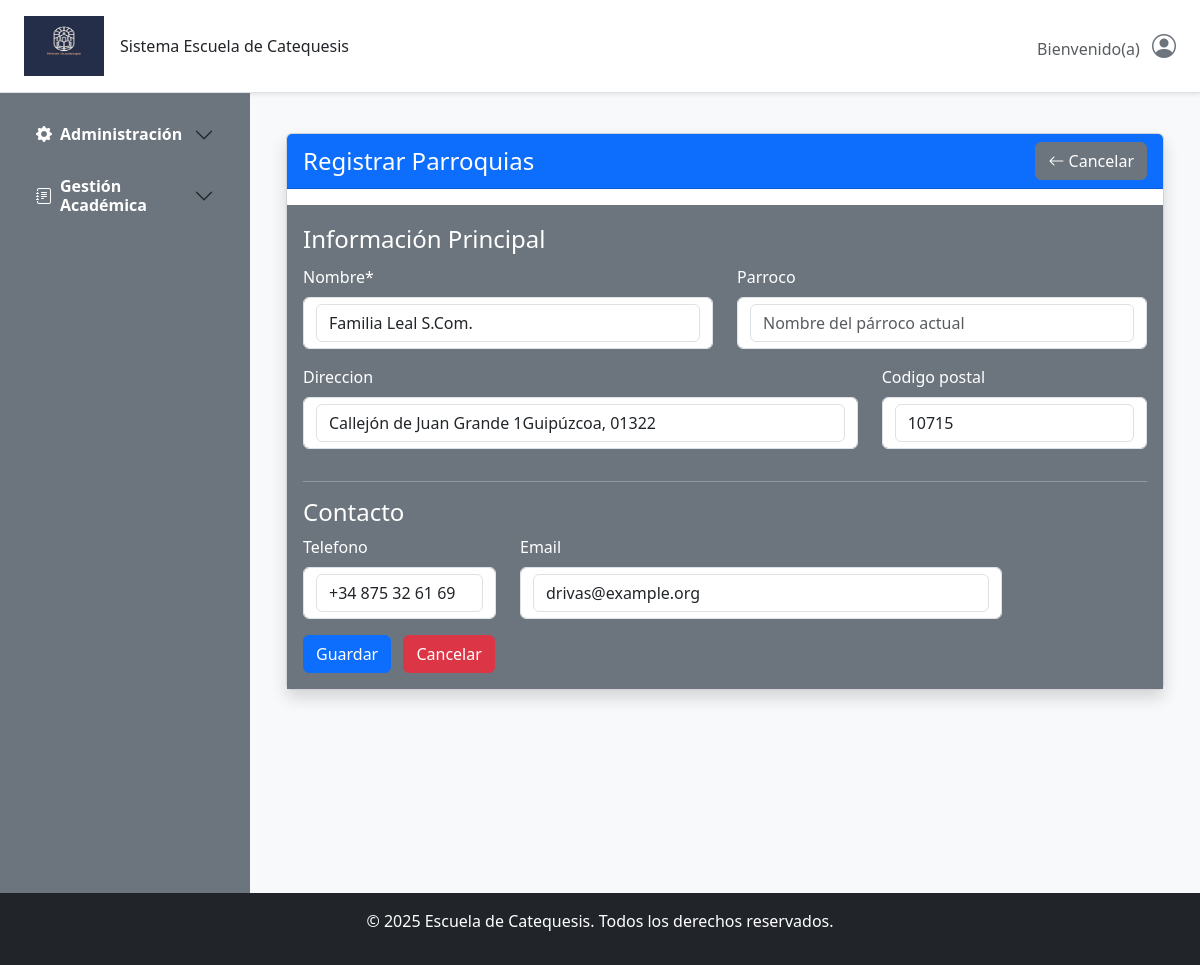
The page /parroquia/parroquias/1/editar/ on the database as committed earlier.
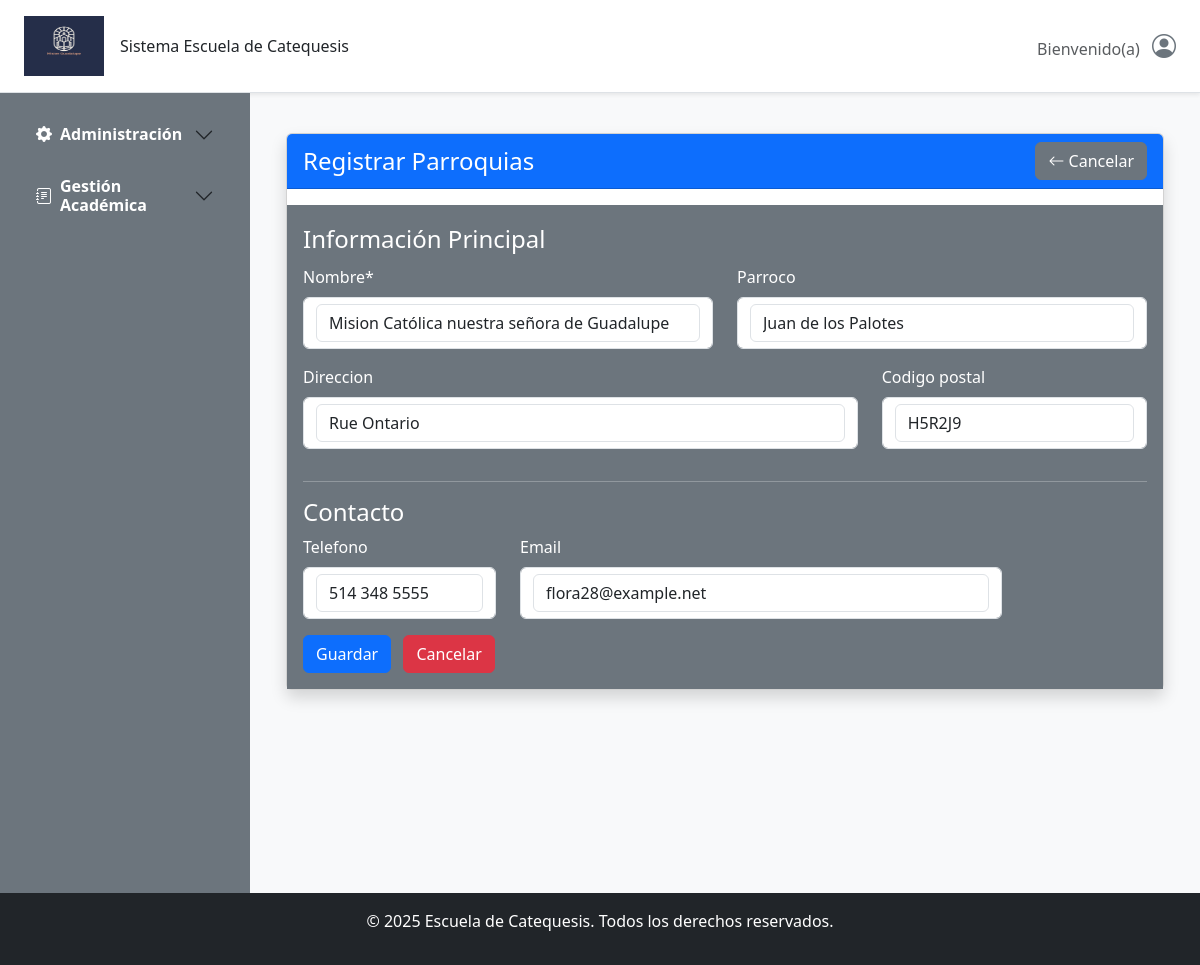
The same page on the database as committed later.
### gestion/models.py (models this page shows, shortened)
class AcademicoModel(models.Model):
    nombre = models.CharField(max_length=100, blank=False,null=False)
    direccion = models.CharField(max_length=250, blank=True)
    codigo_postal = models.CharField(max_length=10, blank=True)
    telefono = models.CharField(max_length=15, blank=True)
    email = models.EmailField(blank=True)
    class Meta:
        abstract = True  # Esto indica que no se creará una tabla para este modelo académico

class AuditModel(models.Model):
    creado_por = models.CharField(max_length=150, blank=True, null=True, editable=False)
    actualizado_por = models.CharField(max_length=150, blank=True, null=True, editable=False)
    fecha_creacion = models.DateTimeField(auto_now_add=True)
    ultima_actualizacion = models.DateTimeField(auto_now=True)
    class Meta:
        abstract = True

class Parroquia(AcademicoModel, AuditModel):
    parroco = models.CharField(max_length=150, blank=True, null=True, verbose_name='Parroco')
    class Meta:
        verbose_name = 'Parroquia'
        verbose_name_plural = 'Parroquias'

### gestion/views/parroquia_views.py (the view)
# urls.py: path('parroquias/<int:pk>/editar/', ParroquiaUpdateView.as_view(), name='parroquia_update'),
class ParroquiaUpdateView(UpdateView):
    model = Parroquia
    form_class = ParroquiaForm
    template_name = 'Gestion/Parroquias/parroquia_create.html'
    title = 'Actualizar Parroquia'
    success_url = reverse_lazy('parroquia_list')
    cancel_url = reverse_lazy('parroquia_list')

### templates/Gestion/Parroquias/parroquia_create.html
{% extends 'shared/base_form.html' %}
{% load crispy_forms_tags %}
{% block form_title %}
    Registrar Parroquias
{% endblock %}

### templates/shared/base_form.html (shortened to what this page needs)
{% extends 'base.html' %}
{% load static %}
{% load crispy_forms_tags %}
{% block content %}
<div class="container mt-3">
    <div class="card shadow">
        <div class="card-header d-flex justify-content-between align-items-center bg-primary text-white mb-3">
            <h4 class="mb-0">
                {% block form_title %}{% endblock %}
            </h4>
                <a href="{{ cancel_url }}" class="btn btn-secondary text-white">
                    <i class="bi bi-arrow-left"></i> Cancelar
                </a>
        </div>
        <div class="card-body bg-secondary text-white">
            <form method="post" enctype="multipart/form-data" novalidate>
                {% crispy form %}
            </form>
        </div>
    </div>
</div>
{% endblock %}

Rows that differ between the two databases and show on the page:
changed Parroquia: nombre "Familia Leal S.Com." → "Mision Católica nuestra señora de Guadalupe"; parroco (not shown) → "Juan de los Palotes"; direccion "Callejón de Juan Grande 1Guipúzcoa, 01322" → "Rue Ontario"; codigo_postal "10715" → "H5R2J9"; telefono "+34 875 32 61 69" → "514 348 5555"; email "drivas@example.org" → "flora28@example.net"
